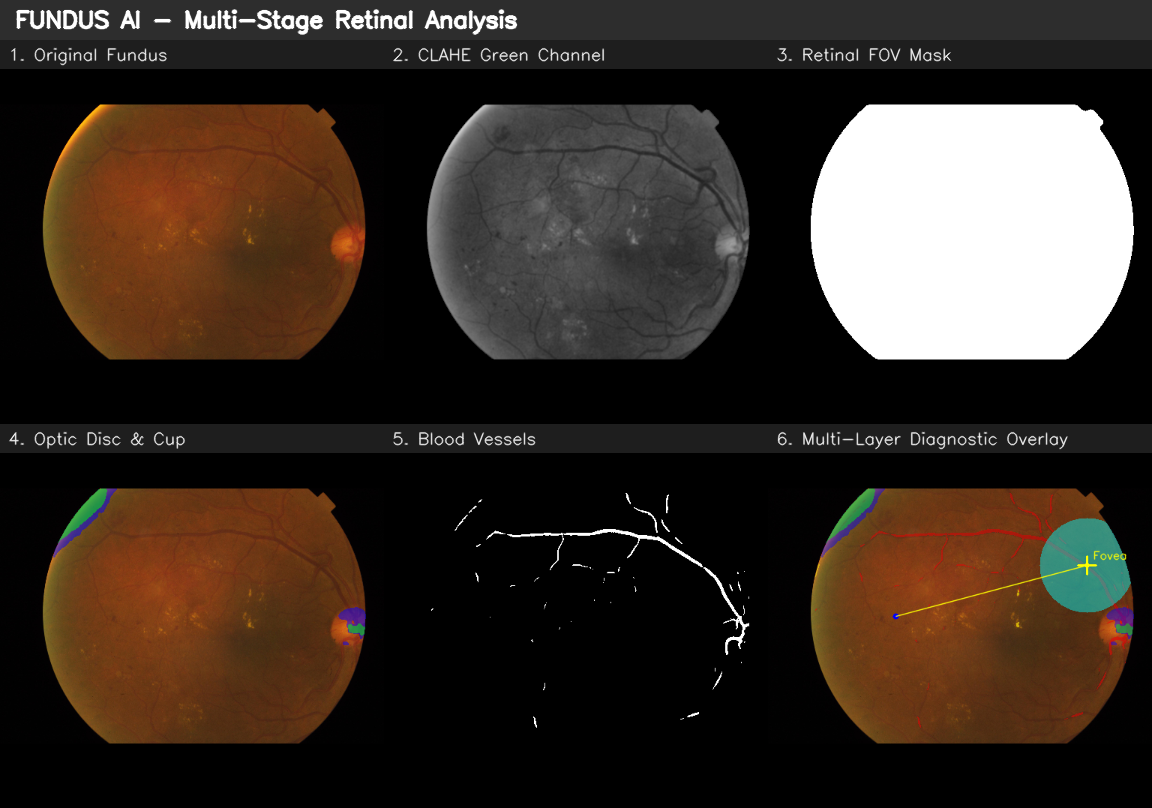
#> input picture ketqua/full_run/000c1434d8d7/report_panel.png, 1152 x 808 px
$ python -i hemorrhage.py   (imports and definitions only)
#> lines starting #> are read from the running program, lines starting #| are printed output that depends on the picture; after the words box and inside, x2 and y2 are one past the last pixel; in counts of white or black regions, pixels touching at a corner belong together
#> further down, picture is the input picture: shape (808, 1152, 3); mean B, G, R 38.1, 46.2, 56.9
"""Retinal hemorrhage (HE) detection and segmentation."""

from typing import Dict, Any, Tuple, List, Optional
import cv2
import numpy as np


class HemorrhageDetector:
    """Detects retinal hemorrhages (dot, blot, flame-shaped)."""

    def __init__(self, model_path: Optional[str] = None):
        self.model_path = model_path

    def detect(
        self,
        image_bgr: np.ndarray,
        fov_mask: Optional[np.ndarray] = None,
        vessel_mask: Optional[np.ndarray] = None,
        fovea_coords: Optional[Tuple[int, int]] = None
    ) -> Tuple[np.ndarray, List[Dict[str, Any]], Dict[str, Any]]:
        """Extracts hemorrhage regions and individual cluster metrics.

        Args:
            image_bgr: Fundus image.
            fov_mask: Retinal FOV mask.
            vessel_mask: Vessel mask to distinguish hemorrhages from vascular branches.
            fovea_coords: Fovea [x, y] to compute distance to fovea.

        Returns:
            he_mask: Binary uint8 mask of hemorrhages.
            lesions_list: List of detected hemorrhages with geometry.
            summary: Summary statistics.
        """
        h, w = image_bgr.shape[:2]
#> h = 808; w = 1152
        he_mask = np.zeros((h, w), dtype=np.uint8)

        # Hemorrhages are dark in green channel, low brightness, red-tinted
        green = image_bgr[:, :, 1]
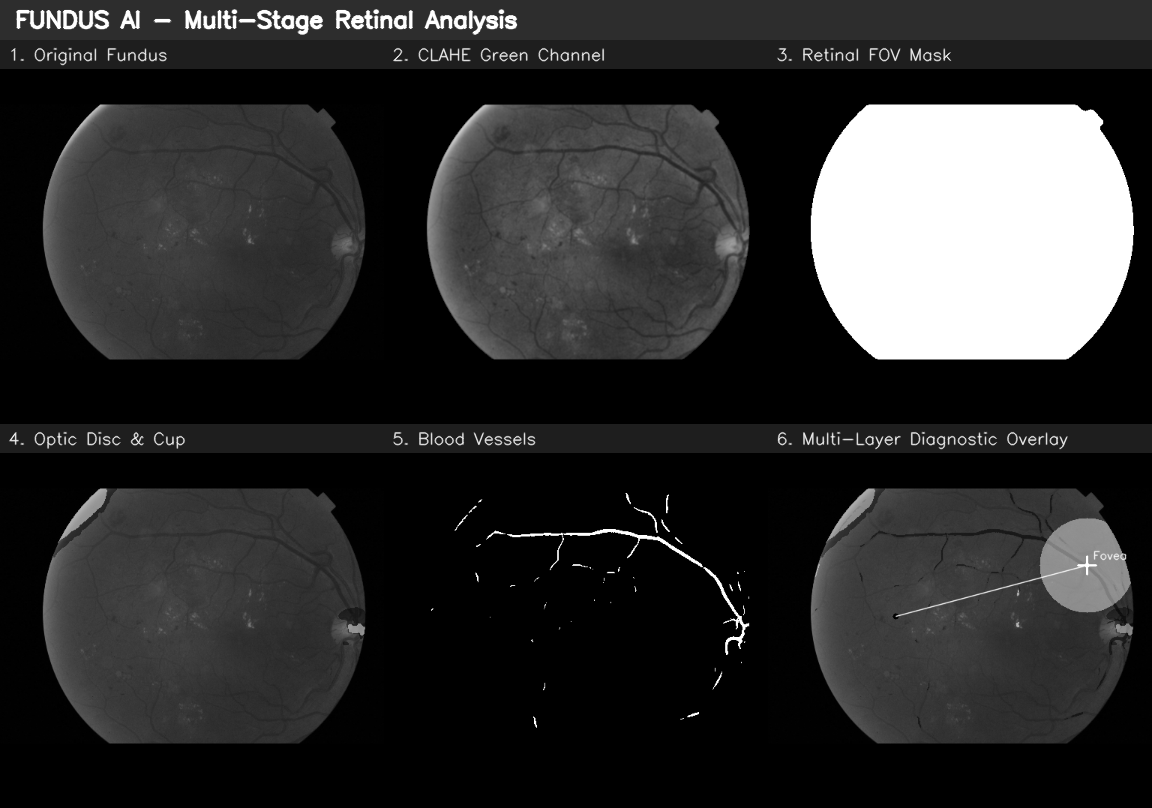
#> green: shape (808, 1152); min 0, max 255, mean 46.2
        red = image_bgr[:, :, 2]
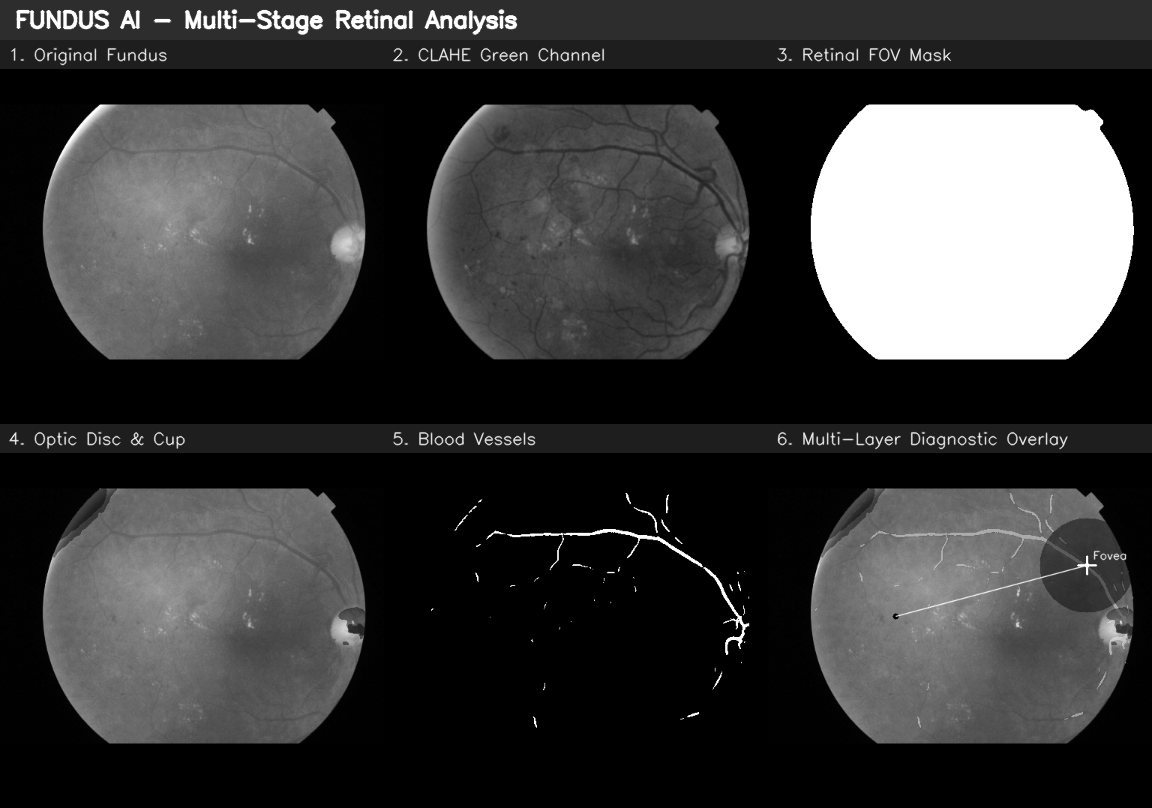
#> red: shape (808, 1152); min 0, max 255, mean 56.9

        kernel = cv2.getStructuringElement(cv2.MORPH_ELLIPSE, (15, 15))
        bothat = cv2.morphologyEx(green, cv2.MORPH_BLACKHAT, kernel)
        _, thresh = cv2.threshold(bothat, 30, 255, cv2.THRESH_BINARY)
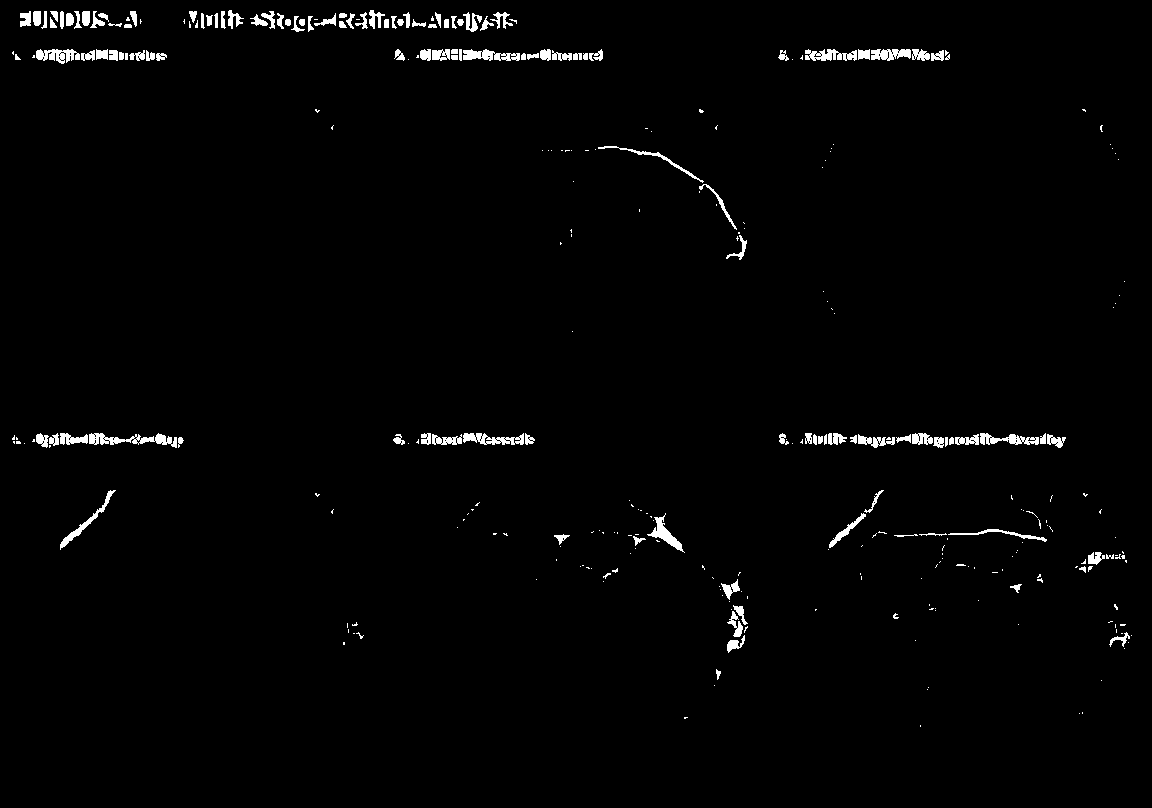
#> thresh: shape (808, 1152); 1.6% white; 323 white regions (197 under 20 px)

        # Mask vessels
        if vessel_mask is not None:
            dilated_vessels = cv2.dilate(vessel_mask, cv2.getStructuringElement(cv2.MORPH_ELLIPSE, (5, 5)))
            thresh = cv2.bitwise_and(thresh, cv2.bitwise_not(dilated_vessels))

        if fov_mask is not None:
            thresh = cv2.bitwise_and(thresh, fov_mask)

        contours, _ = cv2.findContours(thresh, cv2.RETR_EXTERNAL, cv2.CHAIN_APPROX_SIMPLE)
#> contours = 323 contours, 208 with area under 20; largest, box (x1, y1, x2, y2) and area: (89, 433, 177, 448) 482, (463, 433, 524, 445) 386, (463, 49, 520, 61) 376, (647, 513, 685, 553) 341, (980, 433, 1039, 445) 332
        lesions_list = []

        for c in contours:
            area = cv2.contourArea(c)
            # Hemorrhages are larger than microaneurysms
            if 60 < area < 5000:
                cv2.drawContours(he_mask, [c], -1, 255, -1)
                M = cv2.moments(c)
                cx = int(M["m10"] / (M["m00"] + 1e-6))
                cy = int(M["m01"] / (M["m00"] + 1e-6))

                item = {
                    "type": "hemorrhage",
                    "centroid": [cx, cy],
                    "area_px2": float(area),
                    "confidence": 0.88
                }
                if fovea_coords:
                    fx, fy = fovea_coords
                    dist = float(np.sqrt((cx - fx)**2 + (cy - fy)**2))
                    item["distance_to_fovea_px"] = round(dist, 1)

                lesions_list.append(item)
#> this loop made 323 passes
#> (area, cx, cy) on passes 15, 18, 30, 36, 48, 85, 113, 122, 123, 142, 155, 162: (107.5, 733, 644), (67.5, 1119, 638), (124, 735, 625), (78.5, 740, 612), (137.5, 730, 588), (108, 1094, 558), (160.5, 1004, 533), (187, 845, 530), (341, 665, 534), (299.5, 85, 522), (78.5, 938, 441), (121.5, 1054, 440)
#> area on passes 46, 299: 32, 73.5
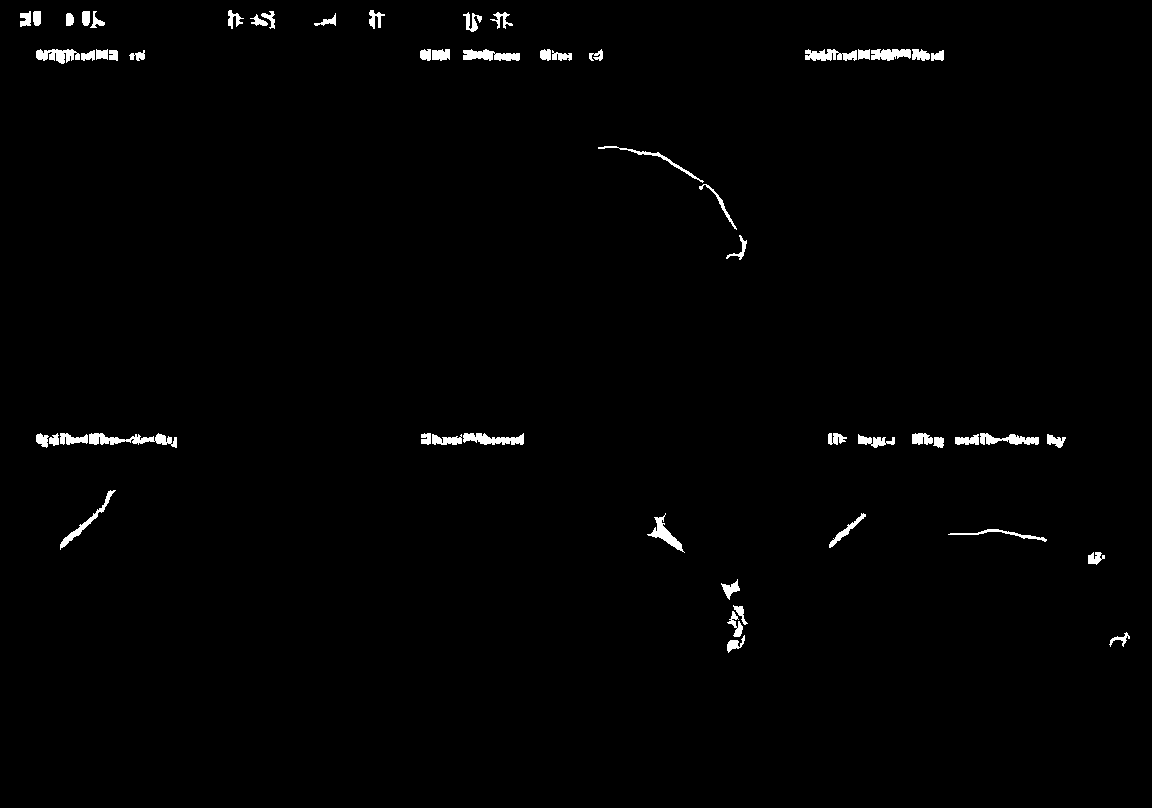
#> he_mask: shape (808, 1152); 1.1% white; 55 white regions, largest, box (x1, y1, x2, y2) and area: (89, 433, 177, 448) 616, (463, 433, 524, 445) 468, (463, 49, 520, 61) 452
#> after the loop, lesions_list = 55 items

        total_area = float(np.sum(he_mask > 0))
#> total_area = 10516
        valid_fov = int(np.sum(fov_mask > 0)) if fov_mask is not None else (h * w)
#> valid_fov = 930816

        summary = {
            "type": "hemorrhage",
            "count": len(lesions_list),
            "total_area_px2": total_area,
            "area_ratio_percent": round((total_area / max(valid_fov, 1)) * 100.0, 4)
        }
#> summary = {'type': 'hemorrhage', 'count': 55, 'total_area_px2': 10516, 'area_ratio_percent': 1.13}

        return he_mask, lesions_list, summary

>>> import cv2
>>> picture = cv2.imread('../../ketqua/full_run/000c1434d8d7/report_panel.png')
>>> result = HemorrhageDetector().detect(picture)
